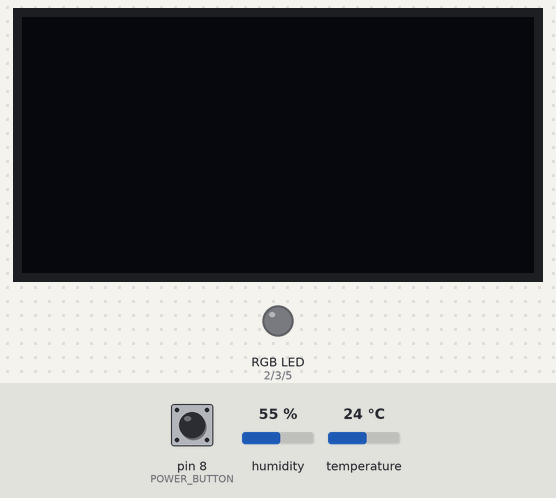
Bench run of a sketch on a simulated Arduino Uno, built with avr-gcc and run on an emulated ATmega328P. On the bench: 128×64 one-colour display, an RGB LED mixed from three pins (HIGH = lit). The inputs (shaded band) are chosen by the test bench; at power-on: pin 8 (POWER_BUTTON) HIGH, temperature 24 °C, humidity 55 %. The local clock reads 2024-03-15 10:24:30 at power-on unless the sketch sets it.

Above: at 1.2 s.
1.3 s: pin 8 (POWER_BUTTON) pulled LOW for 0.15 s
At 2.2 s:
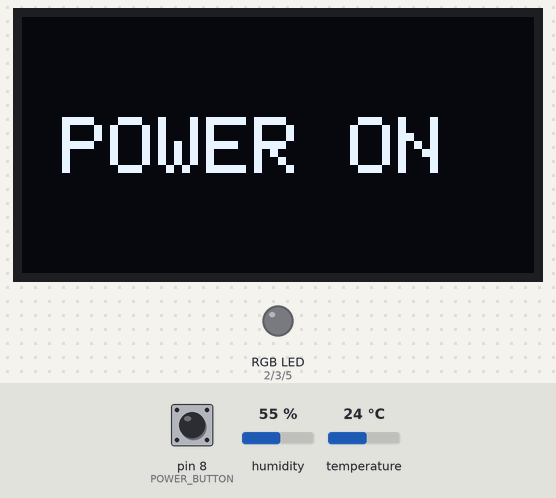
4.4 s: temperature set to 21 °C
At 5.8 s:
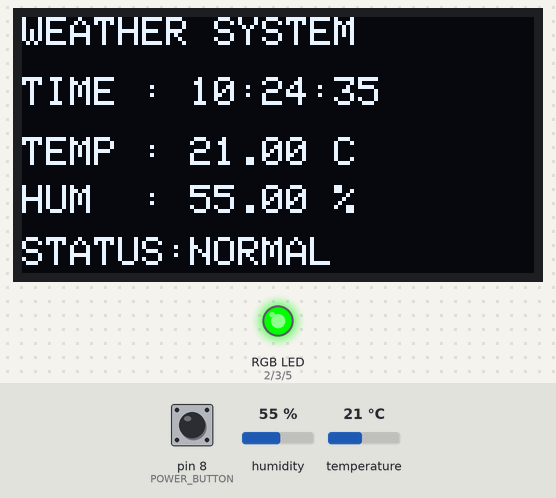
6.5 s: temperature set to 18 °C
At 7.9 s:
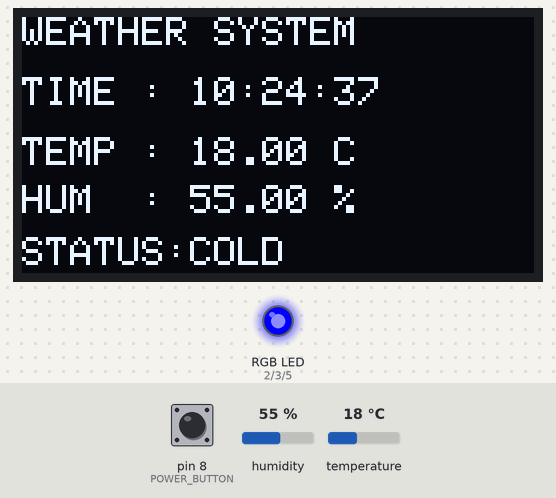
9.5 s: temperature set to 41 °C
At 11.8 s:
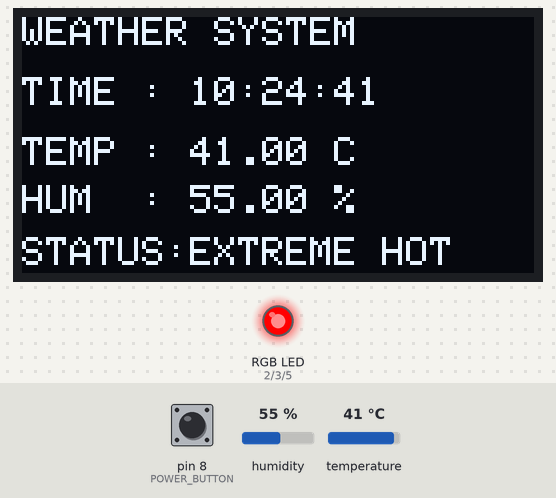
12.5 s: pin 8 (POWER_BUTTON) pulled LOW for 1 s
At 13.4 s:
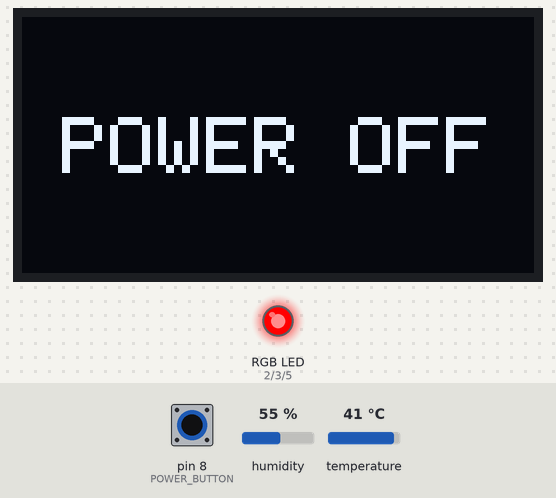
15.1 s: pin 8 (POWER_BUTTON) pulled LOW for 0.15 s
At 17.8 s:
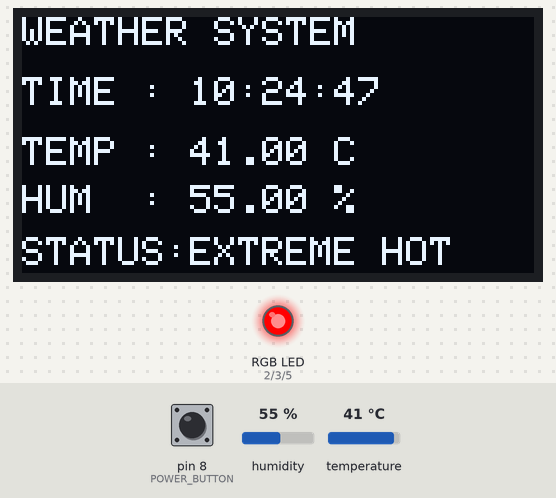
Timing chart, 0 to 18.7 s (numbered marks = the images above; inputs shaded):
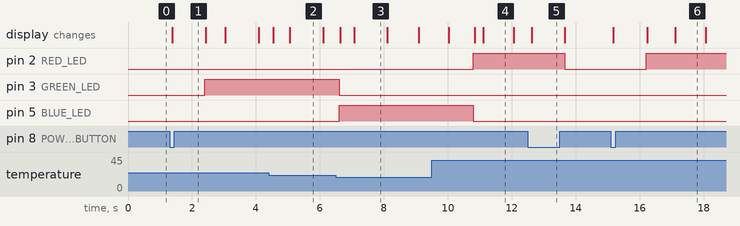

The sketch:

file.ino
```cpp
#include <Wire.h>                  // I2C communication library
#include <RTClib.h>                // RTC DS1307 library
#include <DHT.h>                   // DHT temperature/humidity sensor library
#include <Adafruit_GFX.h>          // Graphics library for OLED
#include <Adafruit_SSD1306.h>      // SSD1306 OLED driver

// OLED display dimensions
#define SCREEN_WIDTH 128
#define SCREEN_HEIGHT 64

// Create OLED display object
Adafruit_SSD1306 display(
  SCREEN_WIDTH,
  SCREEN_HEIGHT,
  &Wire,
  -1                            // Reset pin not used
);

// Create RTC object
RTC_DS1307 rtc;

// DHT11 sensor configuration
#define DHTPIN 7
#define DHTTYPE DHT11

// Create DHT sensor object
DHT dht(DHTPIN, DHTTYPE);

// RGB LED pin definitions
#define RED_LED      2
#define GREEN_LED    3
#define BLUE_LED     5

// Push button used to turn system ON/OFF
#define POWER_BUTTON 8

// Stores current system state
bool systemState = false;

// Used for button edge detection
bool lastButtonState = HIGH;

void setup()
{
  // Configure RGB LED pins as outputs
  pinMode(RED_LED, OUTPUT);
  pinMode(GREEN_LED, OUTPUT);
  pinMode(BLUE_LED, OUTPUT);

  // Configure button input with internal pull-up resistor
  pinMode(POWER_BUTTON, INPUT_PULLUP);

  // Initialize I2C communication
  Wire.begin();

  // Initialize RTC module
  rtc.begin();

  // Initialize DHT11 sensor
  dht.begin();

  // Uncomment once to set RTC time from PC compile time
  // rtc.adjust(DateTime(F(__DATE__), F(__TIME__)));

  // Initialize OLED display
  if (!display.begin(SSD1306_SWITCHCAPVCC, 0x3C))
  {
    // Halt execution if OLED initialization fails
    while (1);
  }

  // Clear display buffer
  display.clearDisplay();
  display.display();
}

void loop()
{
  // Read current button state
  bool buttonState = digitalRead(POWER_BUTTON);

  // Detect button press (falling edge)
  if (
      buttonState == LOW &&
      lastButtonState == HIGH
     )
  {
    // Debounce delay
    delay(50);

    // Toggle system state
    systemState = !systemState;

    if (systemState == true)
    {
      // Display POWER ON message
      display.clearDisplay();

      display.setTextSize(2);
      display.setTextColor(WHITE);

      display.setCursor(10, 25);
      display.println("POWER ON");

      display.display();

      delay(1000);
    }
    else
    {
      // Display POWER OFF message
      display.clearDisplay();

      display.setTextSize(2);
      display.setTextColor(WHITE);

      display.setCursor(10, 25);
      display.println("POWER OFF");

      display.display();

      delay(1000);

      // Clear screen after shutdown message
      display.clearDisplay();
      display.display();
    }
  }

  // Save current button state for next loop iteration
  lastButtonState = buttonState;

  // If system is OFF, disable all LEDs and exit loop
  if (systemState == false)
  {
    digitalWrite(RED_LED, LOW);
    digitalWrite(GREEN_LED, LOW);
    digitalWrite(BLUE_LED, LOW);

    return;
  }

  // Read current date and time from RTC
  DateTime now = rtc.now();

  // Read temperature and humidity from DHT11
  float temperature = dht.readTemperature();
  float humidity = dht.readHumidity();

  // Variable to store weather status text
  String statusText;

  // Temperature-based status indication
  if (temperature > 35)
  {
    // Hot condition → Red LED
    digitalWrite(RED_LED, HIGH);
    digitalWrite(GREEN_LED, LOW);
    digitalWrite(BLUE_LED, LOW);

    statusText = "EXTREME HOT";
  }

  else if (temperature < 20)
  {
    // Cold condition → Blue LED
    digitalWrite(RED_LED, LOW);
    digitalWrite(GREEN_LED, LOW);
    digitalWrite(BLUE_LED, HIGH);

    statusText = "COLD";
  }

  else
  {
    // Normal condition → Green LED
    digitalWrite(RED_LED, LOW);
    digitalWrite(GREEN_LED, HIGH);
    digitalWrite(BLUE_LED, LOW);

    statusText = "NORMAL";
  }

  // ---------------- OLED DISPLAY ----------------

  display.clearDisplay();

  display.setTextSize(1);
  display.setTextColor(WHITE);

  // Project title
  display.setCursor(0, 0);
  display.println("WEATHER SYSTEM");

  // Display current time
  display.setCursor(0, 15);
  display.print("TIME : ");

  print2digit(now.hour());
  display.print(":");

  print2digit(now.minute());
  display.print(":");

  print2digit(now.second());

  // Display temperature
  display.setCursor(0, 30);
  display.print("TEMP : ");
  display.print(temperature);
  display.println(" C");

  // Display humidity
  display.setCursor(0, 42);
  display.print("HUM  : ");
  display.print(humidity);
  display.println(" %");

  // Display weather status
  display.setCursor(0, 55);
  display.print("STATUS:");
  display.println(statusText);

  // Update OLED screen
  display.display();

  // Refresh delay
  delay(50);
}

// Function to print numbers with leading zero
// Example: 7 → 07
void print2digit(int number)
{
  if (number < 10)
  {
    display.print("0");
  }

  display.print(number);
}
```

Measured:
- the behaviour switches between 20 and 19 °C on temperature (found by bisection; images 2 and 3)
- after the input at 1.3 s, pin 3 (GREEN_LED): LOW → HIGH after 1.1 s; the display: changes after 0.08 s (image 1)
- after the input at 6.5 s, pin 3 (GREEN_LED): HIGH → LOW after 0.11 s; pin 5 (BLUE_LED): LOW → HIGH after 0.11 s; the display: first changes after 0.14 s (image 3 shows a later state)
- after the input at 9.5 s, pin 2 (RED_LED): LOW → HIGH after 1.3 s; pin 5 (BLUE_LED): HIGH → LOW after 1.3 s; the display: first differs from a run without the input after 1.3 s (image 4 shows a later state)
- after the input at 12.5 s, pin 2 (RED_LED): HIGH → LOW after 1.2 s; the display: changes after 0.12 s (image 5)
- after the input at 15.1 s, pin 2 (RED_LED): LOW → HIGH after 1.1 s; the display: first changes after 0.08 s (image 6 shows a later state)
- what the display in image 3 shows lasts 1.0 s, from 7.1 s to 8.1 s
